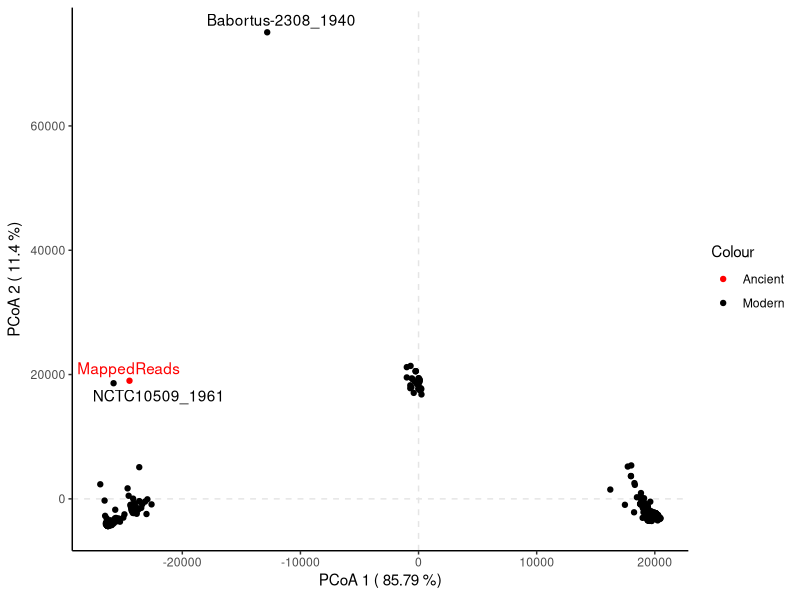
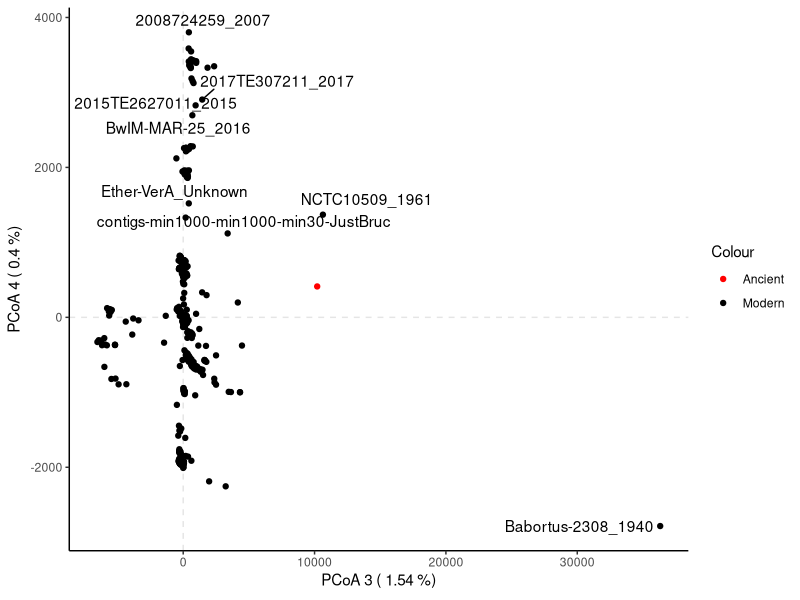
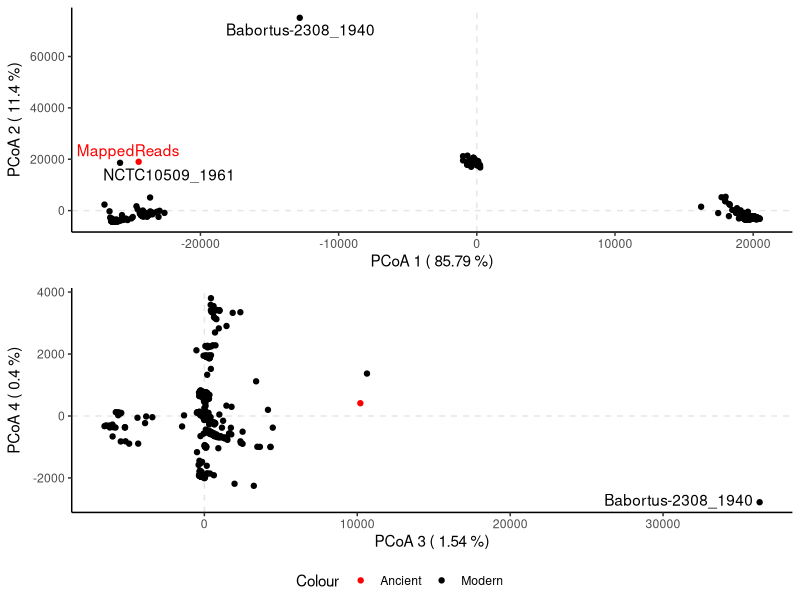
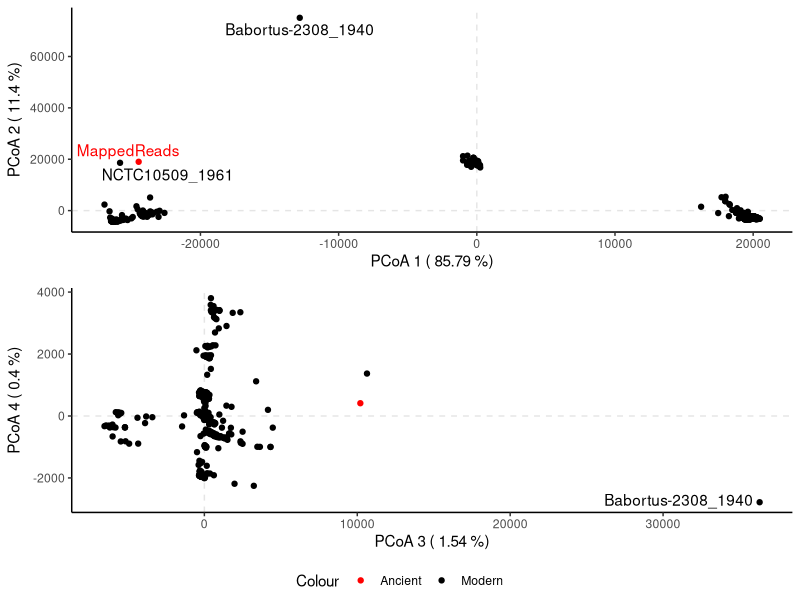

R code for these plots, in order:
library(ggplot2)
library(ggpubr)
library(ggrepel)
library(dplyr)
library(tidyr)
library(cluster)

tmp <- read.table("SnpDistances.tab", header =T) 
colnames(tmp) <- gsub("^X", "", colnames(tmp))
colnames(tmp) <- gsub("\\.", "-", colnames(tmp))

snpDist <- dist(tmp)

fit <- cmdscale(snpDist, eig =T, k = 4, add = T)
coord <- fit$points %>% as_tibble()
coord$Genome <- rownames(fit$points)
contrib <- fit$eig/sum(fit$eig) * 100
coord$Colour <- ifelse(coord$Genome == "MappedReads", "Ancient", "Modern")

p1 <- coord %>%
       	ggplot(aes(x = V1, y = V2, label = Genome, colour = Colour)) +
	geom_hline(yintercept=0, lty = 2, colour = "grey90") + 
	geom_vline(xintercept=0, lty = 2, colour = "grey90") +
	geom_point() +
	xlab(bquote("PCoA 1 ("~.(round(contrib[1],2))~"%)")) +
	ylab(bquote("PCoA 2 ("~.(round(contrib[2],2))~"%)")) +
	scale_colour_manual(values = c("red", "black")) +
	geom_text_repel(show.legend = F) +
	theme_classic()
p1

p2 <- coord %>%
       	ggplot(aes(x = V3, y = V4, label = Genome, colour = Colour)) +
	geom_hline(yintercept=0, lty = 2, colour = "grey90") + 
	geom_vline(xintercept=0, lty = 2, colour = "grey90") +
	geom_point() +
	xlab(bquote("PCoA 3 ("~.(round(contrib[3],2))~"%)")) +
	ylab(bquote("PCoA 4 ("~.(round(contrib[4],2))~"%)")) +
	scale_colour_manual(values = c("red", "black")) +
	geom_text_repel(show.legend = F) +
	theme_classic()
p2

ggarrange(p1,p2, legend = "bottom", align = "hv", ncol = 1, common.legend = T)

ggsave("SNPPCoA.pdf")
